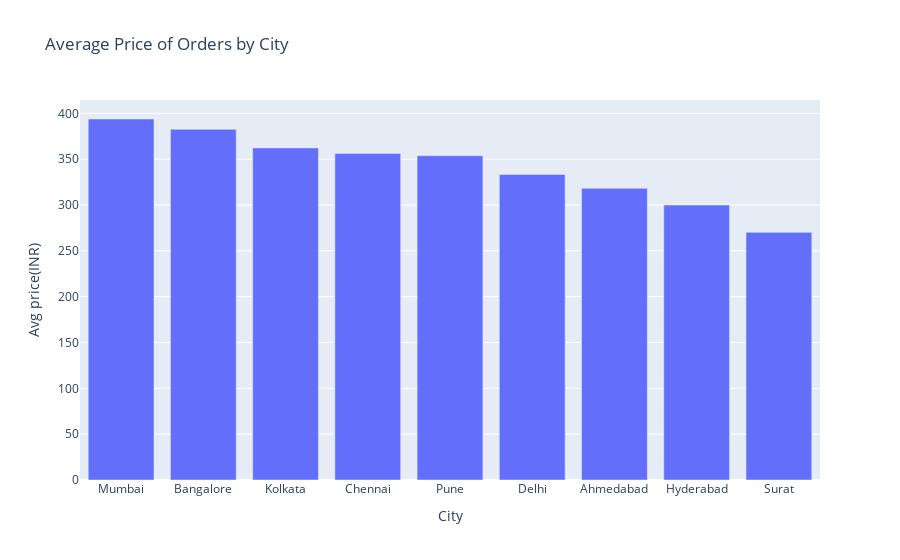

Notebook code cell kept with this figure:
### Code cell
city_avg_price=df.groupby('City')['Price'].mean().reset_index().sort_values(by='Price',ascending=False)
fig7=px.bar(city_avg_price,x='City',y='Price',title='Average Price of Orders by City',labels={'City':'City','Price':'Avg price(INR)'})
fig7

### Figure 1 — Plotly figure (JSON) as saved in the notebook; plotly's stock layout.template omitted (floating-point values rounded to 4 significant figures)
{"data": [{"alignmentgroup": "True", "hovertemplate": "City=%{x}<br>Avg price(INR)=%{y}<extra></extra>", "legendgroup": "", "marker": {"color": "#636efa", "pattern": {"shape": ""}}, "name": "", "offsetgroup": "", "orientation": "v", "showlegend": false, "textposition": "auto", "type": "bar", "x": ["Mumbai", "Bangalore", "Kolkata", "Chennai", "Pune", "Delhi", "Ahmedabad", "Hyderabad", "Surat"], "xaxis": "x", "y": [393.8, 382.5, 362.3, 356.2, 353.8, 333.3, 318.1, 299.9, 270.2], "yaxis": "y"}], "layout": {"autosize": true, "barmode": "relative", "legend": {"tracegroupgap": 0}, "title": {"text": "Average Price of Orders by City"}, "xaxis": {"anchor": "y", "autorange": true, "domain": [0, 1], "range": [-0.5, 8.5], "title": {"text": "City"}, "type": "category"}, "yaxis": {"anchor": "x", "autorange": true, "domain": [0, 1], "range": [0, 414.5], "title": {"text": "Avg price(INR)"}, "type": "linear"}}}
